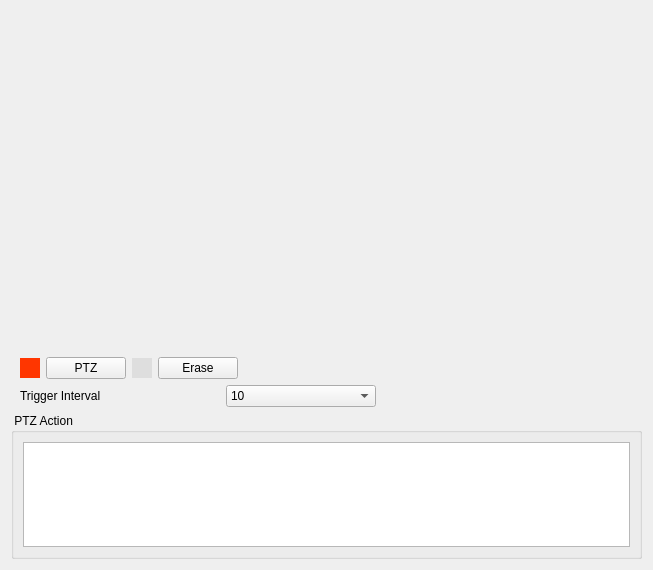
<?xml version="1.0" encoding="UTF-8"?>
<ui version="4.0">
 <class>ActionPagePtzAction</class>
 <widget class="QWidget" name="ActionPagePtzAction">
  <property name="geometry">
   <rect>
    <x>0</x>
    <y>0</y>
    <width>653</width>
    <height>570</height>
   </rect>
  </property>
  <property name="windowTitle">
   <string>Form</string>
  </property>
  <layout class="QVBoxLayout" name="verticalLayout">
   <item>
    <widget class="MsScheduleWidget" name="scheduleWidget" native="true">
     <property name="sizePolicy">
      <sizepolicy hsizetype="Preferred" vsizetype="Expanding">
       <horstretch>0</horstretch>
       <verstretch>0</verstretch>
      </sizepolicy>
     </property>
     <property name="minimumSize">
      <size>
       <width>0</width>
       <height>340</height>
      </size>
     </property>
     <property name="maximumSize">
      <size>
       <width>16777215</width>
       <height>340</height>
      </size>
     </property>
    </widget>
   </item>
   <item>
    <layout class="QHBoxLayout" name="horizontalLayout_9">
     <property name="leftMargin">
      <number>9</number>
     </property>
     <property name="rightMargin">
      <number>9</number>
     </property>
     <item>
      <widget class="ColorLabel" name="labelPtzAction">
       <property name="minimumSize">
        <size>
         <width>20</width>
         <height>0</height>
        </size>
       </property>
       <property name="maximumSize">
        <size>
         <width>20</width>
         <height>20</height>
        </size>
       </property>
       <property name="styleSheet">
        <string notr="true">background-color: #FF3600;</string>
       </property>
       <property name="text">
        <string/>
       </property>
      </widget>
     </item>
     <item>
      <widget class="MyPushButton" name="pushButtonPtz">
       <property name="text">
        <string>PTZ</string>
       </property>
       <property name="checkable">
        <bool>true</bool>
       </property>
      </widget>
     </item>
     <item>
      <widget class="ColorLabel" name="labelErase">
       <property name="minimumSize">
        <size>
         <width>20</width>
         <height>0</height>
        </size>
       </property>
       <property name="maximumSize">
        <size>
         <width>20</width>
         <height>20</height>
        </size>
       </property>
       <property name="styleSheet">
        <string notr="true">background-color: #DEDEDE;</string>
       </property>
       <property name="text">
        <string/>
       </property>
      </widget>
     </item>
     <item>
      <widget class="MyPushButton" name="pushButtonErase">
       <property name="text">
        <string>Erase</string>
       </property>
       <property name="checkable">
        <bool>true</bool>
       </property>
      </widget>
     </item>
     <item>
      <spacer name="horizontalSpacer_7">
       <property name="orientation">
        <enum>Qt::Horizontal</enum>
       </property>
       <property name="sizeHint" stdset="0">
        <size>
         <width>40</width>
         <height>20</height>
        </size>
       </property>
      </spacer>
     </item>
    </layout>
   </item>
   <item>
    <layout class="QHBoxLayout" name="horizontalLayout_12">
     <property name="leftMargin">
      <number>9</number>
     </property>
     <property name="topMargin">
      <number>0</number>
     </property>
     <property name="rightMargin">
      <number>9</number>
     </property>
     <item>
      <widget class="QLabel" name="labelTriggerInterval">
       <property name="minimumSize">
        <size>
         <width>200</width>
         <height>0</height>
        </size>
       </property>
       <property name="text">
        <string>Trigger Interval</string>
       </property>
      </widget>
     </item>
     <item>
      <widget class="ComboBox" name="comboBoxTriggerInterval">
       <property name="minimumSize">
        <size>
         <width>150</width>
         <height>0</height>
        </size>
       </property>
       <item>
        <property name="text">
         <string>10</string>
        </property>
       </item>
       <item>
        <property name="text">
         <string>20</string>
        </property>
       </item>
       <item>
        <property name="text">
         <string>40</string>
        </property>
       </item>
       <item>
        <property name="text">
         <string>60</string>
        </property>
       </item>
       <item>
        <property name="text">
         <string>100</string>
        </property>
       </item>
      </widget>
     </item>
     <item>
      <spacer name="horizontalSpacer_10">
       <property name="orientation">
        <enum>Qt::Horizontal</enum>
       </property>
       <property name="sizeHint" stdset="0">
        <size>
         <width>40</width>
         <height>20</height>
        </size>
       </property>
      </spacer>
     </item>
    </layout>
   </item>
   <item>
    <widget class="QGroupBox" name="groupBoxPtzAction">
     <property name="maximumSize">
      <size>
       <width>16777215</width>
       <height>16777215</height>
      </size>
     </property>
     <property name="title">
      <string> PTZ Action</string>
     </property>
     <property name="flat">
      <bool>true</bool>
     </property>
     <layout class="QGridLayout" name="gridLayout_2">
      <property name="topMargin">
       <number>9</number>
      </property>
      <property name="bottomMargin">
       <number>9</number>
      </property>
      <item row="3" column="0">
       <widget class="TableView" name="tableViewPtzAction">
        <property name="enabled">
         <bool>true</bool>
        </property>
       </widget>
      </item>
     </layout>
    </widget>
   </item>
   <item>
    <spacer name="verticalSpacer_8">
     <property name="orientation">
      <enum>Qt::Vertical</enum>
     </property>
     <property name="sizeHint" stdset="0">
      <size>
       <width>20</width>
       <height>10</height>
      </size>
     </property>
    </spacer>
   </item>
  </layout>
 </widget>
 <customwidgets>
  <customwidget>
   <class>MyPushButton</class>
   <extends>QPushButton</extends>
   <header>mypushbutton.h</header>
  </customwidget>
  <customwidget>
   <class>ComboBox</class>
   <extends>QComboBox</extends>
   <header>combobox.h</header>
  </customwidget>
  <customwidget>
   <class>MsScheduleWidget</class>
   <extends>QWidget</extends>
   <header>msschedulewidget.h</header>
   <container>1</container>
  </customwidget>
  <customwidget>
   <class>ColorLabel</class>
   <extends>QLabel</extends>
   <header>colorlabel.h</header>
  </customwidget>
  <customwidget>
   <class>TableView</class>
   <extends>QTableView</extends>
   <header>tableview.h</header>
  </customwidget>
 </customwidgets>
 <resources/>
 <connections/>
</ui>
